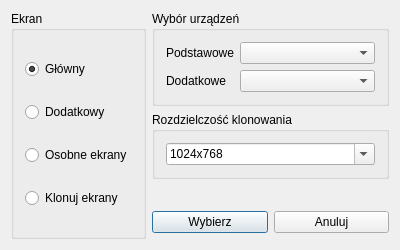
<?xml version="1.0" encoding="UTF-8"?>
<ui version="4.0">
 <class>MainWindow</class>
 <widget class="QDialog" name="MainWindow">
  <property name="geometry">
   <rect>
    <x>0</x>
    <y>0</y>
    <width>400</width>
    <height>250</height>
   </rect>
  </property>
  <property name="minimumSize">
   <size>
    <width>400</width>
    <height>250</height>
   </size>
  </property>
  <property name="maximumSize">
   <size>
    <width>400</width>
    <height>250</height>
   </size>
  </property>
  <property name="windowTitle">
   <string>Układ obrazów</string>
  </property>
  <property name="windowIcon">
   <iconset theme="video-display">
    <normaloff/>
   </iconset>
  </property>
  <layout class="QGridLayout" name="layoutMain">
   <item row="0" column="0" rowspan="5">
    <widget class="QGroupBox" name="groupSetup">
     <property name="title">
      <string>Ekran</string>
     </property>
     <layout class="QVBoxLayout" name="layoutSetup">
      <item>
       <widget class="QRadioButton" name="setupMaster">
        <property name="text">
         <string>Główny</string>
        </property>
        <property name="checked">
         <bool>true</bool>
        </property>
       </widget>
      </item>
      <item>
       <widget class="QRadioButton" name="setupSlave">
        <property name="text">
         <string>Dodatkowy</string>
        </property>
       </widget>
      </item>
      <item>
       <widget class="QRadioButton" name="setupBoth">
        <property name="text">
         <string>Osobne ekrany</string>
        </property>
       </widget>
      </item>
      <item>
       <widget class="QRadioButton" name="setupClone">
        <property name="text">
         <string>Klonuj ekrany</string>
        </property>
       </widget>
      </item>
     </layout>
    </widget>
   </item>
   <item row="3" column="2">
    <widget class="QPushButton" name="Cancel">
     <property name="text">
      <string>Anuluj</string>
     </property>
     <property name="autoDefault">
      <bool>false</bool>
     </property>
    </widget>
   </item>
   <item row="3" column="1">
    <widget class="QPushButton" name="Save">
     <property name="text">
      <string>Wybierz</string>
     </property>
    </widget>
   </item>
   <item row="0" column="1" colspan="2">
    <widget class="QGroupBox" name="groupDevice">
     <property name="title">
      <string>Wybór urządzeń</string>
     </property>
     <layout class="QFormLayout" name="layoutDevice">
      <item row="0" column="0">
       <widget class="QLabel" name="labelMaster">
        <property name="text">
         <string>Podstawowe</string>
        </property>
       </widget>
      </item>
      <item row="0" column="1">
       <widget class="QComboBox" name="Master"/>
      </item>
      <item row="1" column="0">
       <widget class="QLabel" name="labelSlave">
        <property name="text">
         <string>Dodatkowe</string>
        </property>
       </widget>
      </item>
      <item row="1" column="1">
       <widget class="QComboBox" name="Slave"/>
      </item>
     </layout>
    </widget>
   </item>
   <item row="1" column="1" colspan="2">
    <widget class="QGroupBox" name="groupResolution">
     <property name="title">
      <string>Rozdzielczość klonowania</string>
     </property>
     <layout class="QGridLayout" name="layoutResolution">
      <item row="0" column="0">
       <widget class="QComboBox" name="Resolution">
        <property name="editable">
         <bool>true</bool>
        </property>
        <property name="currentIndex">
         <number>1</number>
        </property>
        <item>
         <property name="text">
          <string>800x600</string>
         </property>
        </item>
        <item>
         <property name="text">
          <string>1024x768</string>
         </property>
        </item>
        <item>
         <property name="text">
          <string>1366x768</string>
         </property>
        </item>
       </widget>
      </item>
     </layout>
    </widget>
   </item>
   <item row="2" column="1" colspan="2">
    <spacer name="verticalSpacer">
     <property name="orientation">
      <enum>Qt::Vertical</enum>
     </property>
     <property name="sizeHint" stdset="0">
      <size>
       <width>20</width>
       <height>0</height>
      </size>
     </property>
    </spacer>
   </item>
  </layout>
 </widget>
 <layoutdefault spacing="6" margin="11"/>
 <tabstops>
  <tabstop>setupMaster</tabstop>
  <tabstop>setupSlave</tabstop>
  <tabstop>setupBoth</tabstop>
  <tabstop>setupClone</tabstop>
  <tabstop>Master</tabstop>
  <tabstop>Slave</tabstop>
  <tabstop>Resolution</tabstop>
  <tabstop>Save</tabstop>
  <tabstop>Cancel</tabstop>
 </tabstops>
 <resources/>
 <connections>
  <connection>
   <sender>Cancel</sender>
   <signal>clicked()</signal>
   <receiver>MainWindow</receiver>
   <slot>reject()</slot>
   <hints>
    <hint type="sourcelabel">
     <x>370</x>
     <y>234</y>
    </hint>
    <hint type="destinationlabel">
     <x>131</x>
     <y>216</y>
    </hint>
   </hints>
  </connection>
  <connection>
   <sender>Save</sender>
   <signal>clicked()</signal>
   <receiver>MainWindow</receiver>
   <slot>accept()</slot>
   <hints>
    <hint type="sourcelabel">
     <x>265</x>
     <y>234</y>
    </hint>
    <hint type="destinationlabel">
     <x>309</x>
     <y>249</y>
    </hint>
   </hints>
  </connection>
 </connections>
</ui>
